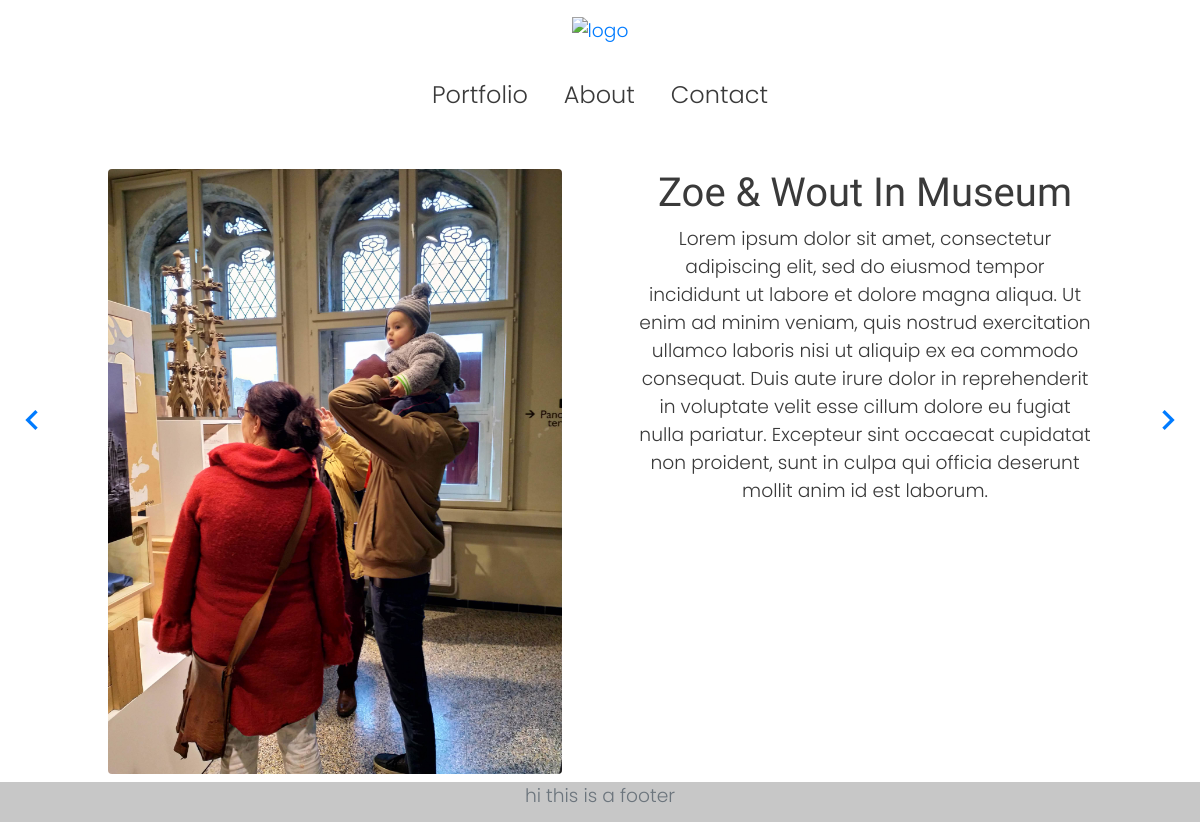
/artwork/8/zoe-wout-in-museum/, run on the app's committed database.
### portfolio/models.py (models this page shows, shortened)
class Artwork(models.Model):
    date = models.DateField(auto_now_add=True)
    art = models.ImageField(upload_to='artworks/%Y')
    title = models.CharField(max_length=200)
    description = models.TextField(null=True, blank=True)
    herochoices = [('left', 'left'), ('middle', 'middle'), ('right', 'right')]
    hero = models.CharField(choices=herochoices, max_length=6, null=True, blank=True, unique=True, error_messages={'unique':'Another artwork already uses this hero position.'})
    slug = models.SlugField(null=True, blank=True, max_length=160, editable=False)

### portfolio/views.py (the view, shortened to what this page needs)
# urls.py: path('artwork/<int:pk>/<slug:slug>/', ArtworkDetailView.as_view(), name='artwork_detail'),
class ArtworkDetailView(DetailView):
    model = Artwork
    template_name = 'artwork_detail.html'
    '''The next two custom methods are to provide links at the end of the lightbox in the ArtworkDetailView. See https://stackoverflow.com/questions/62010753/django-how-get-last-item-from-queryset-in-template/62010798#62010798 for more detail.'''
    def latest_artwork(self):
        return Artwork.objects.latest('id')

### templates/artwork_detail.html
{% extends 'base.html' %}
{% block content %}
    <div class="row">
        <div class="col-sm-1">
            <div class="arrowleft">
                {% if artwork.get_previous_by_date.id == '' %}
                    <a href="/artwork/{{ view.latest_artwork.id }}/{{ view.latest_artwork.slug }}/">
                {% else %}
                    <a href="/artwork/{{ artwork.get_previous_by_date.id }}/{{ artwork.get_previous_by_date.slug }}/">
                {% endif %}
                    <span class="material-icons" style="font-size: 30pt">keyboard_arrow_left</span>
                </a>
            </div>
        </div>
        <div class="col-sm p-2 align-items-center centerstuff">
                <img class="img-fluid rounded" src="{{ artwork.art.url}}" alt="{{ artwork.title }}">
        </div>
        <div class="col-sm p-2 centerstuff artdetaildesc">
            <h1 class="reenie">{{ artwork.title|title}}</h1>
            <p>{{ artwork.description }}</p>
        </div>
        <div class="col-sm-1">
            <div class="arrowright">
                {% if artwork.get_next_by_date.id == '' %}
                    <a href="/artwork/{{ view.earliest_artwork.id }}/{{ view.earliest_artwork.slug }}/">
                {% else %}
                    <a href="/artwork/{{ artwork.get_next_by_date.id }}/{{ artwork.get_next_by_date.slug }}/">
                {% endif %}
                    <span class="material-icons" style="font-size: 30pt">keyboard_arrow_right</span>
                </a>
            </div>
        </div>
    </div>
{% endblock content %}

### static/css/base.css (style rules this page uses)
*, *::before, *::after { margin: 0; padding: 0; box-sizing: border-box; }
html { width: 100vw; overflow-y: auto; overflow-x: hidden; }
body { background-color: #ffffff; color: #3a3a3a; font-family: 'Poppins', sans-serif; font-size: 14pt; font-weight: 300; }
div.artdetaildesc { margin-left: 5%; }
div.arrowleft, div.arrowright { position: fixed; top: 50vh; font-size: 20pt; z-index: 1; }
div.arrowleft { left: 1vw; }
div.arrowright { right: 1vw; }
h1.reenie { font-family: 'Reenie Beanie', cursive; }
.centerstuff { text-align: center; }

### data on the page
Artwork: art (picture), title "Zoe & Wout In Museum", description "Lorem ipsum dolor sit amet, consectetur adipiscing elit, sed do eiusmod tempor incididunt ut labore et dolore magna aliqua. Ut enim ad minim veniam, quis nostrud exercitation ullamco laboris nisi ut aliquip ex ea commodo consequat. Duis aute irure dolor in reprehenderit in voluptate velit esse cillum dolore eu fugiat nulla pariatur. Excepteur sint occaecat cupidatat non proident, sunt in culpa qui officia deserunt mollit anim id est laborum."
